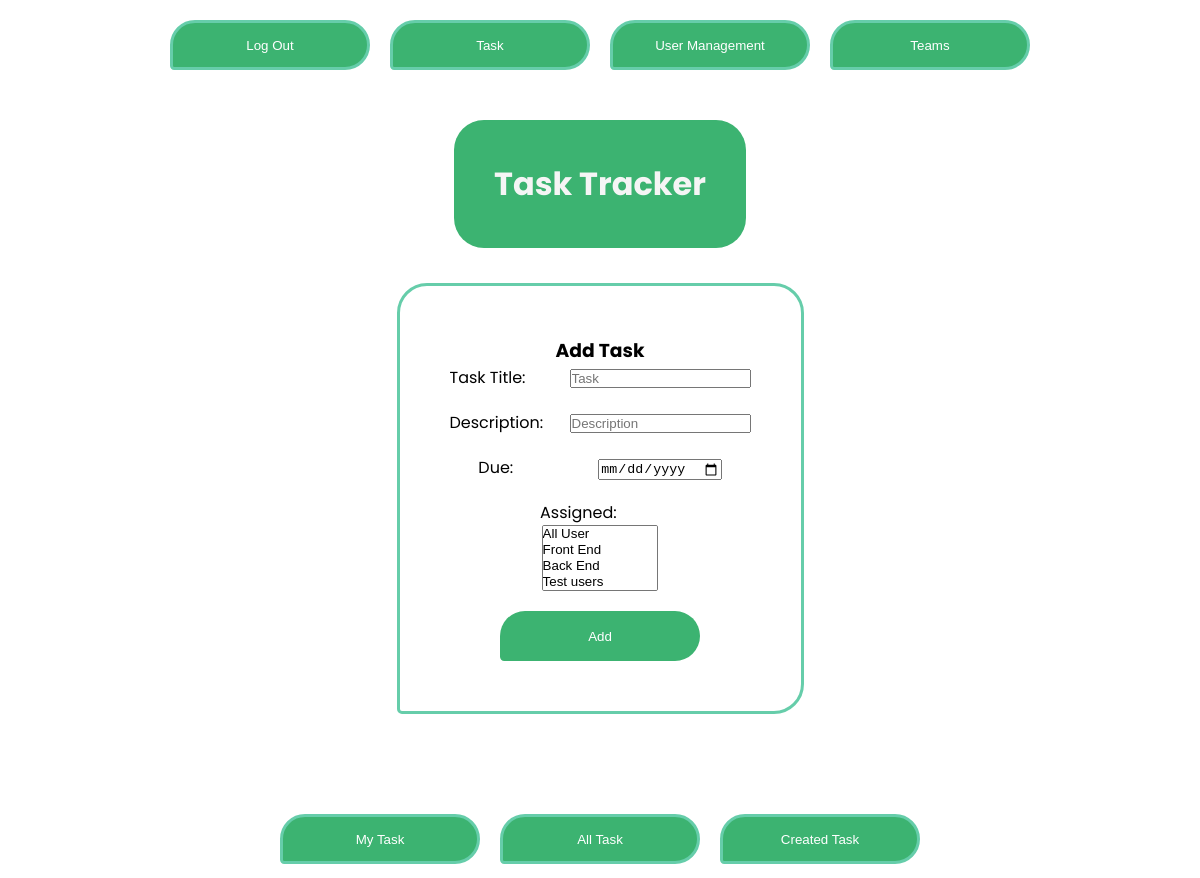
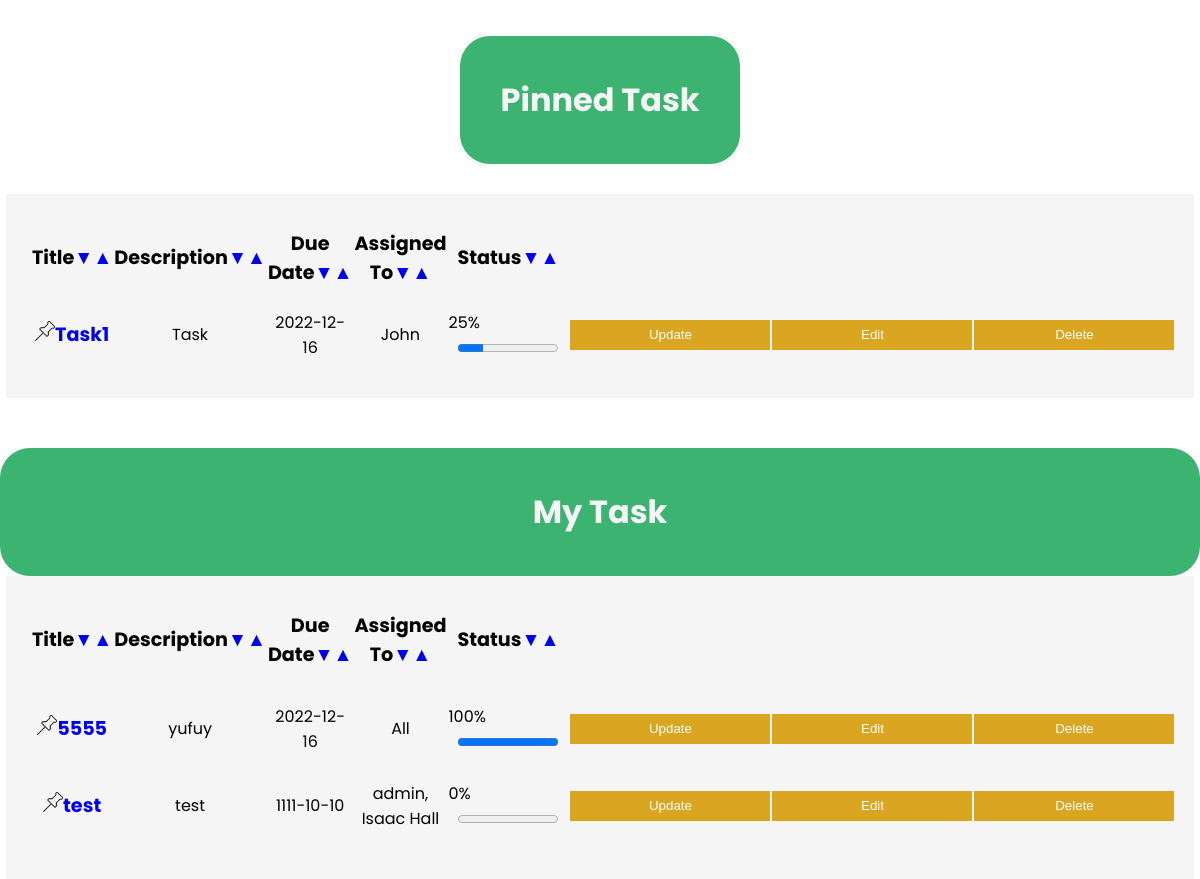
Page /task (signed in) on the committed database (2 pictures, top to bottom).
### models.py (models this page shows, shortened)
class Todo(db.Model):
    id = db.Column(db.Integer, primary_key=True)
    title = db.Column(db.String(100))
    description = db.Column(db.String(4150))
    assigned = db.Column(db.String(100))
    due = db.Column(db.Date)
    complete = db.Column(db.Integer)
    createdBy = db.Column(db.Integer)
    comments = db.relationship("Comment", backref="comment", cascade="all, delete-orphan", lazy=True)

### app.py (the view)
@app.route('/task')
def task():
    global user
    if user == User:
        return render_template('login.html', error="Please Log In To access this page")
    todo_list = Todo.query.all()
    team_list = Team.query.all()
    user_list = User.query.all()
    return render_template('task.html', todo_list=todo_list, user_list=user_list, user=user, teamlist=team_list)

### templates/task.html (shortened to what this page needs)
<!DOCTYPE html>
<html lang="en">
<head>
    <link rel="stylesheet" href="{{ url_for('static',filename='main.css') }}">
</head>
<body>
<div class="top-contain">
    <a href="/logout">
        <button class="top-bar">Log Out</button>
    </a>
    <a href="/task">
        <button class="top-bar">Task</button>
    </a>
    <a href="/ViewUsers">
        <button class="top-bar">User Management</button>
    </a>
    <a href="/viewTeam">
        <button class="top-bar">Teams</button>
    </a>
</div>
<div class="h">
    <h1>Task Tracker</h1>
</div>
<form action="/add" method="post">
    <div class="register-container">
        <h3>Add Task</h3>
        <div class="form-item">
            <label>Task Title:</label>
            <input required type="text" name="title" placeholder="Task">
        </div>
        <div class="form-item">
            <label>Description:</label>
            <input type="text" name="description" placeholder="Description">
        </div>
        <div class="form-item">
            <label>Due:</label>
            <input required type="date" name="due">
        </div>
        <label>Assigned:</label>
        <select required name="assigned" id="assigned" multiple>
            <option value="All">All User</option>
            {% for team in teamlist %}
                <option value="{{ team.name }}">{{ team.name }}</option>
            {% endfor %}
            {% for user in user_list %}
                <option value="{{ user.name }}">{{ user.name }}</option>
            {% endfor %}
        </select>
        <button class="submit-button" type="submit">Add</button>
    </div>
</form>
<div class="top-contain">
    <button class="top-bar filter-button" onclick="toggle_visibility('myTask')">My Task</button>
    {% if user.access==1 %}
        <button class="top-bar filter-button" onclick="toggle_visibility('allTask')">All Task</button>
    {% endif %}
    <button class="top-bar filter-button" onclick="toggle_visibility('createdTask')">Created Task</button>
</div>
{% if user.pinnedTask != "" and user.pinnedTask != " " %}
    <div class="h">
        <h1>Pinned Task</h1>
    </div>
    <div id="pinnedTask">
        <div id="todo" class="todo">
            <table>
                <thead>
                <th>Title<a href="/task/Title/0">&#9660;</a><a href="/task/Title/1">&#9650;</a></th>
                <th>Description<a href="/task/Description/0">&#9660;</a><a href="/task/Description/1">&#9650;</a></th>
                <th>Due Date<a href="/task/Due/0">&#9660;</a><a href="/task/Due/1">&#9650;</a></th>
                <th>Assigned To<a href="/task/AssignedTo/0">&#9660;</a><a href="/task/AssignedTo/1">&#9650;</a></th>
                <th>Status<a href="/task/Status/0">&#9660;</a><a href="/task/Status/1">&#9650;</a></th>
                <th></th>
                <th></th>
                </thead>
                <tbody>
                {% for todo in todo_list %}
                    {% if todo.id|string in user.pinnedTask %}
                        <tr>
                            <td class="title"><a href="/unpin/{{ todo.id }}"><img height="20px" width="20px"
                                                                                  src="{{ url_for('static',filename='pin.png') }}"
                                                                                  alt="pin"></a><a
                                    href="/viewTask/{{ todo.id }}">{{ todo.title }}</a></td>
                            <td>{{ todo.description }}</td>
                            <td>{{ todo.due }}</td>
                            <td>{{ todo.assigned }}</td>
                            <td>
                            <label>{{ todo.complete }}%</label>
                            <progress id="taskCompleation" value="{{ todo.complete }}" min="0" max="100"></progress><br></td>
                            <td><a href="/update/{{ todo.id }}">
                                <button>Update</button>
                            </a></td>
                            {% if todo.createdBy == user.id or user.access == 1 %}
                                <td><a href="/editTask/{{ todo.id }}">
                                    <button>Edit</button>
                                </a></td>
                                <td><a href="/delete/{{ todo.id }}">
                                    <button>Delete</button>
                                </a></td>
                            {% endif %}</tr>
                    {% endif %}
                {% endfor %}
                </tbody>
            </table>
        </div>
    </div>
{% endif %}
<div id="myTask">
    <div class="h">
        <h1>My Task</h1>
    </div>
    <div id="todo" class="todo">
        <table>
            <thead>
            <th>Title<a href="/task/Title/0">&#9660;</a><a href="/task/Title/1">&#9650;</a></th>
            <th>Description<a href="/task/Description/0">&#9660;</a><a href="/task/Description/1">&#9650;</a></th>
            <th>Due Date<a href="/task/Due/0">&#9660;</a><a href="/task/Due/1">&#9650;</a></th>
            <th>Assigned To<a href="/task/AssignedTo/0">&#9660;</a><a href="/task/AssignedTo/1">&#9650;</a></th>
            <th>Status<a href="/task/Status/0">&#9660;</a><a href="/task/Status/1">&#9650;</a></th>
            <th></th>
            <th></th>
            </thead>
            <tbody>
            {% for todo in todo_list %}
                <tr>
                    {% if user.name in todo.assigned or todo.assigned=="All" or (user.team in todo.assigned and user.team != "") %}
                        <td class="title"><a href="/pin/{{ todo.id }}"><img height="20px" width="20px"
                                                                            src="{{ url_for('static',filename='pin.png') }}"
                                                                            alt="pin"><a
                                href="/viewTask/{{ todo.id }}">{{ todo.title }}</a></td>
                        <td>{{ todo.description }}</td>
                        <td>{{ todo.due }}</td>
                        <td>{{ todo.assigned }}</td>
                        <td>
                            <label>{{ todo.complete }}%</label>
                            <progress id="taskCompleation" value="{{ todo.complete }}" min="0" max="100"></progress><br></td>
                        <td><a href="/update/{{ todo.id }}">
                            <button>Update</button>
                        </a></td>
                        {% if todo.createdBy == user.id or user.access == 1 %}
                            <td><a href="/editTask/{{ todo.id }}">
                                <button>Edit</button>
                            </a></td>
                            <td><a href="/delete/{{ todo.id }}">
                                <button>Delete</button>
                            </a></td>
                        {% endif %}</tr>
                    {% endif %}
            {% endfor %}
            </tbody>
        </table>
    </div>
</div>
</body>
</html>

### static/main.css (style rules this page uses)
h1 { color: whitesmoke; }
label:not(.ex) { display: block; float: left; width: 120px; font-family: 'Poppins', sans-serif; text-align: left; }
h3 { font-weight: bold; text-align: left; font-family: 'Poppins', sans-serif; }
th { font-size: larger; height: 75px; width: 550px; font-family: 'Poppins', sans-serif; }
td { height: 75px; }
tbody { font-family: 'Poppins', sans-serif; }
td > a > button:not(.exclude) { width: 200px; height: 30px; background-color: goldenrod; border-style: none; color: white; }
a { text-decoration: none; }
.todo { text-align: center; background-color: whitesmoke; width: 95%; margin-left: auto; margin-right: auto; padding: 2%; }
.title { font-weight: bold; font-size: larger; }
.top-bar { background-color: mediumseagreen; border-style: solid; border-color: mediumaquamarine; border-width: 3px; color: white; height: 50px; width: 200px; margin-right: 10px; margin-left: 10px; border-radius: 30px 30px 30px 5px; }
.top-contain { margin-top: 20px; display: flex; justify-content: center; }
* { padding: 0px; margin: 0px; }
body { display: flex; flex-direction: column; align-items: center; gap: 30px }
.submit-button { background-color: mediumseagreen; border-style: none; color: white; height: 50px; width: 200px; margin-top: 20px; border-radius: 30px 30px 30px 5px; }
.register-container { margin-top: 5px; display: flex; flex-direction: column; justify-content: center; align-items: center; padding: 50px; border: solid; border-color: mediumaquamarine; border-radius: 30px 30px 30px 5px; }
div.h { margin-top: 20px; flex-direction: column; text-align: center; font-family: 'Poppins', sans-serif; background-color: mediumseagreen; display: flex; padding: 40px; border-radius: 30px; justify-content: space-between; color: white; }
div.form-item { margin-bottom: 20px; font-family: 'Poppins', sans-serif; }
.filter-button { margin-top: 50px; }
progress { width: 100px; }

### rows in the picture
Todo: title "Task1", description "Task", due "2022-12-16", assigned "John", complete "25"
Todo: title "5555", description "yufuy", due "2022-12-16", assigned "All", complete "100"
Todo: title "test", description "test", due "1111-10-10", assigned "admin, Isaac Hall", complete "0"
